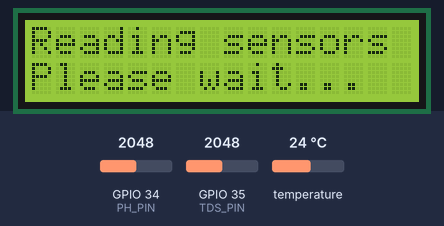
This sketch was run on a simulated ESP32. Parts: 16×2 character LCD. The inputs (shaded band) are chosen by the test bench; at power-on: temperature 24 °C, GPIO 34 (PH_PIN) = 2048, GPIO 35 (TDS_PIN) = 2048. What the sketch prints to the serial monitor is not drawn.

Above: at 3.3 s.
3.4 s: temperature set to 12 °C
At 5.1 s:
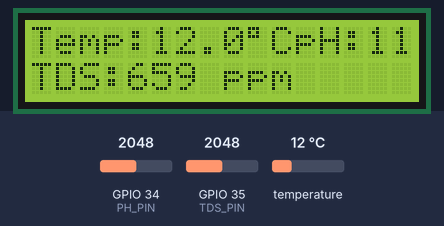
16.0 s: GPIO 34 (PH_PIN) set to 2866
At 22.5 s:
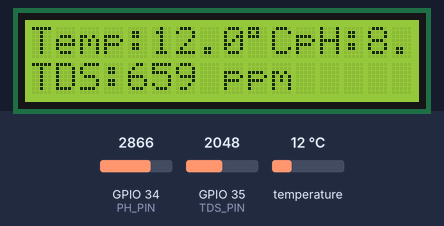
26.9 s: GPIO 35 (TDS_PIN) set to 2866
At 27.9 s:
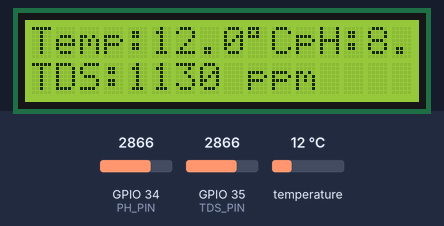
34.1 s: temperature set to 19 °C
At 39.9 s:
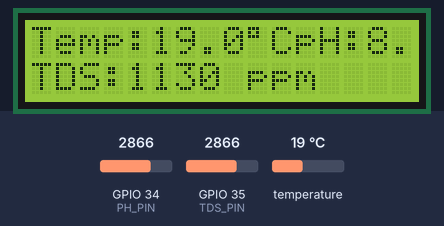
44.4 s: GPIO 34 (PH_PIN) set to 3603
At 45.3 s:
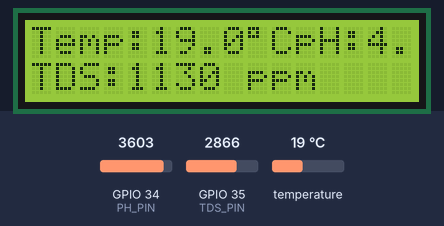
51.6 s: GPIO 35 (TDS_PIN) set to 3603
At 57.4 s:
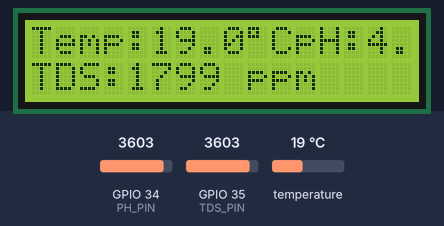
Timing chart, 0 to 58.9 s (numbered marks = the images above; inputs shaded):
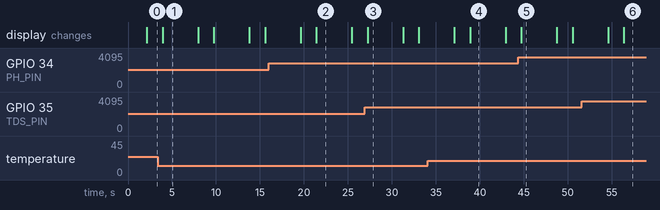

The sketch:

1waterquality.ino
```cpp
#include <Wire.h>
#include <LiquidCrystal_I2C.h>
#include <OneWire.h>
#include <DallasTemperature.h>

// --- Pin Configs ---
#define ONE_WIRE_BUS 4     // DS18B20
#define PH_PIN 34          // pH Sensor (Analog)
#define TDS_PIN 35         // TDS Sensor (Analog)

// --- LCD Setup ---
LiquidCrystal_I2C lcd(0x27, 16, 2);  // I2C address, columns, rows

// --- Temperature Sensor Setup ---
OneWire oneWire(ONE_WIRE_BUS);
DallasTemperature tempSensor(&oneWire);

void setup() {
  Serial.begin(115200);
  tempSensor.begin();

  lcd.init();
  lcd.backlight();

  // Welcome message
  lcd.clear();
  lcd.setCursor(0, 0);
  lcd.print("Water Quality");
  lcd.setCursor(0, 1);
  lcd.print("Monitoring...");
  delay(2000);
}

void loop() {
  // Show reading message
  lcd.clear();
  lcd.setCursor(0, 0);
  lcd.print("Reading sensors");
  lcd.setCursor(0, 1);
  lcd.print("Please wait...");
  delay(1000);

  // === Temperature ===
  tempSensor.requestTemperatures();
  float temperature = tempSensor.getTempCByIndex(0);

  // === pH Sensor ===
  int phRaw = analogRead(PH_PIN);
  float voltagePH = phRaw * (3.3 / 4095.0);
  float pHValue = 7 + ((2.5 - voltagePH) / 0.18);  // Adjust if needed

  // === TDS Sensor ===
  int tdsRaw = analogRead(TDS_PIN);
  float voltageTDS = tdsRaw * (3.3 / 4095.0);
  float tdsValue = (133.42 * voltageTDS * voltageTDS * voltageTDS
                   - 255.86 * voltageTDS * voltageTDS
                   + 857.39 * voltageTDS) * 0.5;

  // === Display on LCD ===
  lcd.clear();

  // Row 1: Temp and pH
  lcd.setCursor(0, 0);
  lcd.print("Temp:");
  lcd.print(temperature, 1);
  lcd.print((char)223); // Degree symbol
  lcd.print("C");

  lcd.setCursor(11, 0);
  lcd.print("pH:");
  lcd.print(pHValue, 1);

  // Row 2: TDS
  lcd.setCursor(0, 1);
  lcd.print("TDS:");
  lcd.print(tdsValue, 0);
  lcd.print(" ppm");

  // === Print to Serial Monitor ===
  Serial.print("Temp: "); Serial.print(temperature); Serial.print(" °C | ");
  Serial.print("pH: "); Serial.print(pHValue); Serial.print(" | ");
  Serial.print("TDS: "); Serial.print(tdsValue); Serial.println(" ppm");

  delay(4000);  // Update every 3 seconds
}
```

Measured:
- after the input at 3.4 s, the display: changes after 0.53 s (image 1)
- after the input at 16.0 s, the display: first differs from a run without the input after 5.4 s (image 2)
- after the input at 26.9 s, the display: changes after 0.34 s (image 3)
- after the input at 34.1 s, the display: first differs from a run without the input after 4.8 s (image 4)
- after the input at 44.4 s, the display: changes after 0.32 s (image 5)
- after the input at 51.6 s, the display: first differs from a run without the input after 4.8 s (image 6)
- what the display in image 1 shows lasts 4.1 s, from 3.9 s to 8.0 s
